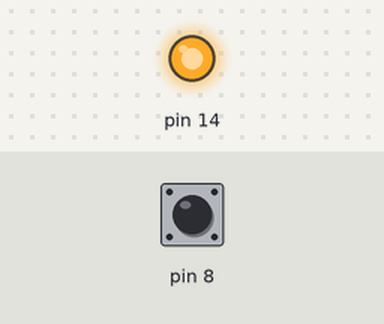
This sketch was run on a simulated Arduino Uno, built with avr-gcc and run on an emulated ATmega328P. Parts: output pins drawn as LEDs (lit = HIGH). Dashed ring = blinking. Inputs (shaded band) come from the test bench; at power-on: pin 8 HIGH. What the sketch prints to the serial monitor is not drawn.

Above: at 1.2 s.
1.3 s: pin 8 pulled LOW for 1 s
At 2.5 s:
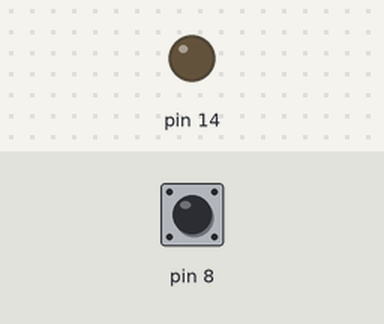
4.3 s: pin 8 pulled LOW for 0.15 s
At 5.3 s:
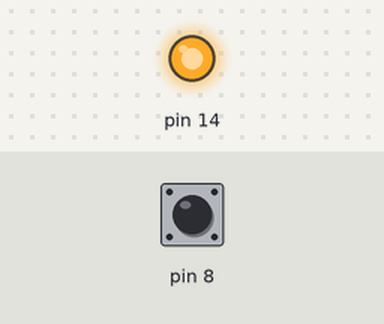
5.9 s: pin 8 pulled LOW for 3.2 s
At 6.15 s:
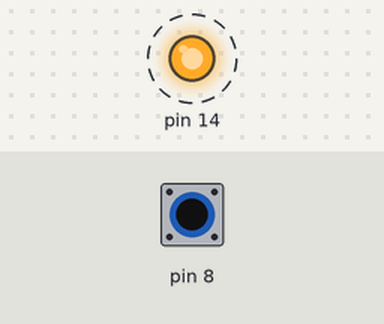
10.6 s: pin 8 driven LOW
At 10.95 s:
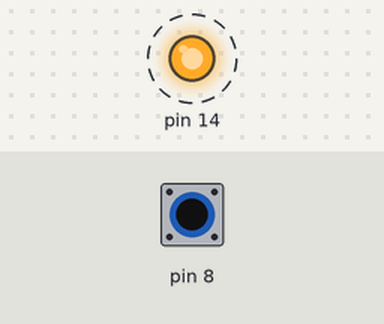
13.6 s: pin 8 driven HIGH
At 13.6 s:
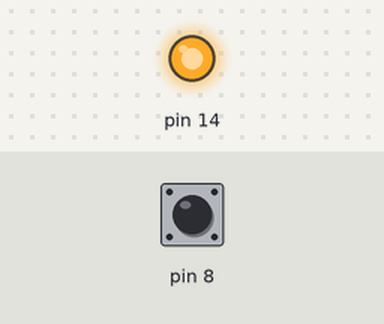
15.1 s: pin 8 pulsed LOW 5 times (0.12 s each, 0.3 s apart)
At 16.9 s:
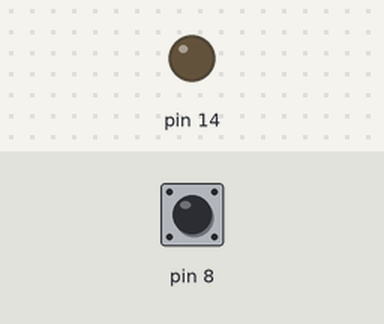
Timing chart, 0 to 18.4 s (numbered marks = the images above; inputs shaded):
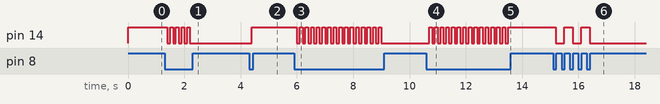

The sketch:

example3.ino
```cpp
// @Author Abdelaziz Salah
// Example 3

// including libraries
#include <avr/io.h>
#include <util/delay.h>
void setup() {
  // set pin 0 in PORTB as input pin aand use the internal pull up resistor
  DDRB = DDRB & (~(1 <<PB0));
  PORTB = PORTB | (1 << PB0);

  // configure pin 0 of port C as output pin
  DDRC = 0x01;
  // make led off at beginning
  PORTC = PORTC | (1 << PC0) ;
  Serial.begin(9600);
}

void loop() {
  if ((PINB & 0b00000001)  != 1) {
    _delay_ms(100);
    Serial.print("in");
    if((PINB & 0b00000001)!=1) { // if not working make it 1
      PORTC = PORTC ^ (1 << PC0);
    Serial.print("dkhlt");
    }
  }
}
```

Measured:
- after the input at 1.3 s, pin 14: alternates HIGH for 0.10 s and LOW for 0.10 s, 9 changes in all, then stays LOW, starting after 0.10 s
- after the input at 4.3 s, pin 14: LOW → HIGH after 0.10 s
- after the input at 5.9 s, pin 14: alternates HIGH for 0.10 s and LOW for 0.10 s, 31 changes in all, then stays LOW, starting after 0.10 s
- after the input at 10.6 s, pin 14: alternates HIGH for 0.10 s and LOW for 0.10 s, starting after 0.10 s
- after the input at 13.6 s, pin 14: stops changing and stays HIGH
- after the input at 15.1 s, pin 14: alternates HIGH for 0.30 s and LOW for 0.30 s, 5 changes in all, then stays LOW, starting after 0.10 s
